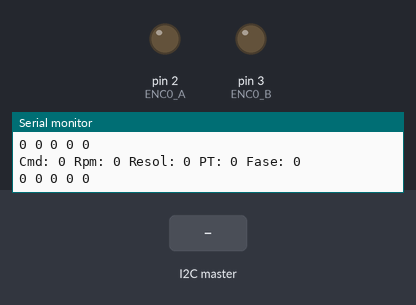
Bench run of a sketch on a simulated Arduino Uno, built with avr-gcc and run on an emulated ATmega328P. Shown: output pins drawn as LEDs (lit = HIGH), the last lines printed to the serial monitor. Inputs (shaded band) come from the test bench.

Above: at 1.2 s.
1.3 s: the I2C master sends the byte 1
At 2.5 s:
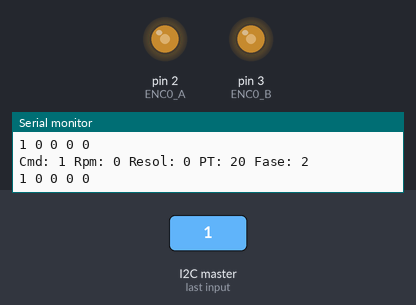
2.8 s: the I2C master sends the byte 0
At 3.5 s:
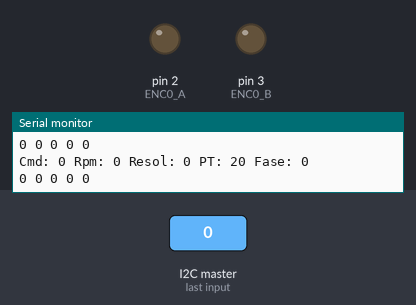
4.3 s: the I2C master sends the byte 2
At 5.1 s:
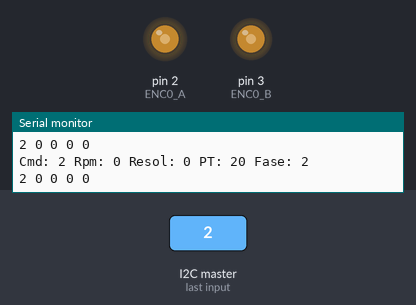
5.8 s: the I2C master sends the byte 90
At 6.9 s:
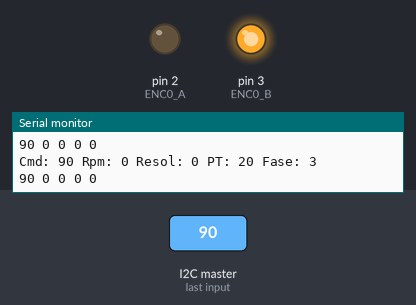
Timing chart, 0 to 8.3 s (numbered marks = the images above; inputs shaded):
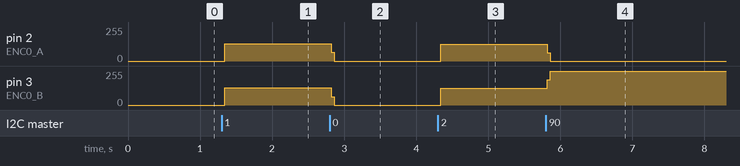

The sketch:

EmulateEncoder_i2c.ino
```cpp
/* Programa de simulaçao de encoder - Thiago Strutz
  Recebe valores e comandos atraves da I2C
  Fases do encoder 00->01->11->10 (avanco), 00->10->11->01 (recuo)

*/
#include <Wire.h>
#include <TimerOne.h>

byte i2cBuffer[10] = {0,0,0,0,0,0,0,0,0,0}; // buffer de bytes recebidos da i2c
  // Encoder
  // [0] = comando (0=desligado, 1= horario, 2= anti-horario)
  // [1][2] = valor RPM (INT)
  // [3][4] = resolucao do encoder (INT)

byte cmd = 0; //comando (0=desligado, 1= horario, 2= anti-horario)
int rpm = 0;  // rpm de simulação do encoder, 1 RPM equivale a um ciclo das 4 fases do encoder
int resolucao = 0;  // quantidade de pulsos por volta do encoder
unsigned long period = 0;
int encoderFase = 0;

const int ENC0_A = 2;
const int ENC0_B = 3;
const long TIMER1_PERIOD_MIN = 20;

unsigned long t1 = 0;
unsigned long t2 = 0;

void setup() {
  pinMode(ENC0_A, OUTPUT);
  pinMode(ENC0_B, OUTPUT);
  Timer1.initialize(TIMER1_PERIOD_MIN);  // inicializa Timer 1;
  Timer1.attachInterrupt(Timer1_CallBack); // anexa a função de chamada da interrupcao
  Wire.begin(8);
  Wire.onReceive(i2cReceiveEvent);
  Serial.begin(9600);
}

void loop() {
    Serial.print("Cmd: ");
    Serial.print(cmd);
    Serial.print(" Rpm: ");
    Serial.print(rpm);
    Serial.print(" Resol: ");
    Serial.print(resolucao);
    Serial.print(" PT: ");
    Serial.print(period);
    Serial.print(" Fase: ");
    Serial.println(encoderFase);
    Serial.print(i2cBuffer[0]);
    Serial.print(" ");
    Serial.print(i2cBuffer[1]);
    Serial.print(" ");
    Serial.print(i2cBuffer[2]);
    Serial.print(" ");
    Serial.print(i2cBuffer[3]);
    Serial.print(" ");
    Serial.print(i2cBuffer[4]);
  Serial.println("");
  delay(300);
}

// Leitura da I2C ################################
void i2cReceiveEvent(int howMany){
  int i=0;
  while (0 < Wire.available()){
    i2cBuffer[i] = Wire.read();
    i ++;
  }

  cmd= i2cBuffer[0];
  rpm= i2cBuffer[1];
  rpm= rpm<<8;
  rpm|= i2cBuffer[2];
  resolucao= i2cBuffer[3];
  resolucao= resolucao<<8;
  resolucao|= i2cBuffer[4];
  if (rpm != 0 && resolucao != 0)
    period= (60000000 / (long)rpm) / (long)resolucao;
  if (period < TIMER1_PERIOD_MIN)
    period= TIMER1_PERIOD_MIN;
  Timer1.setPeriod(period);
}

// Callback do Timer1 ############################
void Timer1_CallBack(){
  // comando do encoder
  switch (cmd){
  case 1: // avancar
    encoderFase++;
    break;
  case 2: // recuar
    encoderFase--;
    break;
  }

  // limites do ciclo de fases do encoder
  if (encoderFase > 3) encoderFase = 0;
  if (encoderFase < 0) encoderFase = 3;

  // fases do encoder
  switch (encoderFase){
  case 0:
      digitalWrite(ENC0_A, LOW);
      digitalWrite(ENC0_B, LOW);
      break;
  case 1:
      digitalWrite(ENC0_A, HIGH);
      digitalWrite(ENC0_B, LOW);
      break;
  case 2:
      digitalWrite(ENC0_A, HIGH);
      digitalWrite(ENC0_B, HIGH);
      break;
  case 3:
      digitalWrite(ENC0_A, LOW);
      digitalWrite(ENC0_B, HIGH);
      break;
  }
}
```

Measured:
- after the input at 1.3 s, pin 2 (ENC0_A): 0/255 → 131/255 at once; pin 3 (ENC0_B): 0/255 → 128/255 at once
- after the input at 2.8 s, pin 2 (ENC0_A): 131/255 → 0/255 at once; pin 3 (ENC0_B): 128/255 → 0/255 at once
- after the input at 4.3 s, pin 2 (ENC0_A): 0/255 → 127/255 at once; pin 3 (ENC0_B): 0/255 → 124/255 at once
- after the input at 5.8 s, pin 2 (ENC0_A): 127/255 → 0/255 at once; pin 3 (ENC0_B): 124/255 → 255/255 at once
